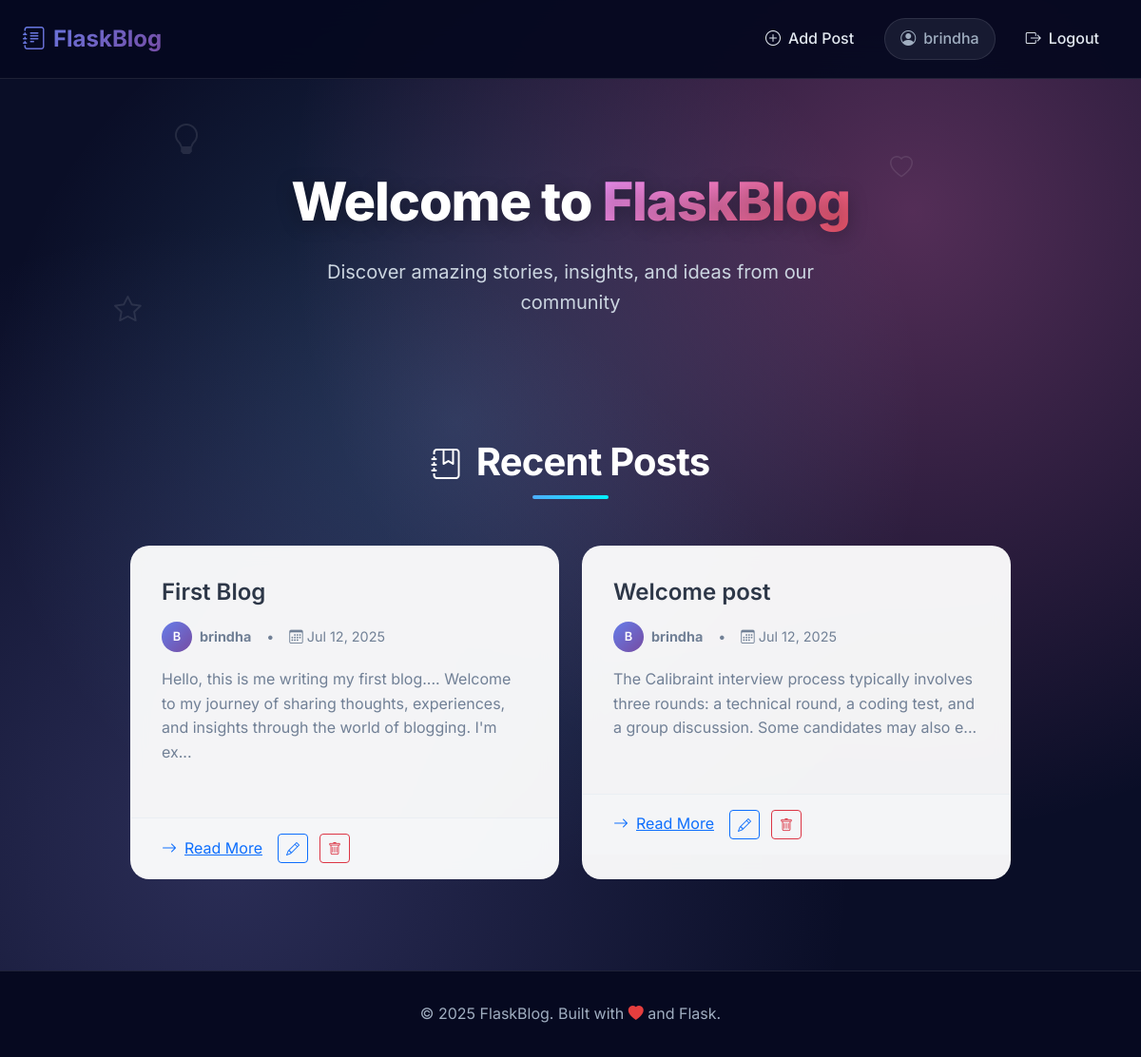
Screenshot of / (signed in) with the database file from the repository.
### app.py (models this page shows, shortened)
class User(db.Model):
    id = db.Column(db.Integer, primary_key=True)
    username = db.Column(db.String(80), unique=True, nullable=False)
    email = db.Column(db.String(120), unique=True, nullable=False)
    password_hash = db.Column(db.String(128), nullable=False)
    posts = db.relationship('Post', backref='author', lazy=True)

class Post(db.Model):
    id = db.Column(db.Integer, primary_key=True)
    title = db.Column(db.String(200), nullable=False)
    content = db.Column(db.Text, nullable=False)
    date_posted = db.Column(db.DateTime, default=datetime.utcnow)
    user_id = db.Column(db.Integer, db.ForeignKey('user.id'), nullable=False)
    def get_summary(self, length=150):
        if len(self.content) > length:
            return self.content[:length] + '...'
        return self.content

### app.py (the view)
@app.route('/')
def index():
    posts = Post.query.order_by(Post.date_posted.desc()).all()
    current_user = get_current_user()
    return render_template('index.html', posts=posts, current_user=current_user)

### app.py (called while the page is built)
def get_current_user():
    if 'user_id' in session:
        return User.query.get(session['user_id'])
    return None

@app.context_processor
def inject_current_user():
    return {'current_user': get_current_user()}

### templates/index.html (shortened to what this page needs)
{% extends "base.html" %}
{% block content %}
<section class="hero-section">
  <div class="container">
    <div class="floating-icon">
      <i class="bi bi-lightbulb" style="font-size: 2rem; color: rgba(255, 255, 255, 0.1);"></i>
    </div>
    <div class="floating-icon">
      <i class="bi bi-heart" style="font-size: 1.5rem; color: rgba(255, 255, 255, 0.1);"></i>
    </div>
    <div class="floating-icon">
      <i class="bi bi-star" style="font-size: 1.8rem; color: rgba(255, 255, 255, 0.1);"></i>
    </div>
    <h1 class="hero-title">
      Welcome to <span style="background: var(--secondary-gradient); -webkit-background-clip: text; -webkit-text-fill-color: transparent;">FlaskBlog</span>
    </h1>
    <p class="hero-subtitle">Discover amazing stories, insights, and ideas from our community</p>
  </div>
</section>
<section class="blog-section">
  <div class="container">
    <h2 class="section-title">
      <i class="bi bi-journal-bookmark me-3"></i>Recent Posts
    </h2>
    {% if posts %}
      <div class="row g-4 justify-content-center">
        {% for post in posts %}
          <div class="col-lg-5 col-md-6">
            <div class="post-card">
              <div class="post-card-body">
                <h3 class="post-title">{{ post.title }}</h3>
                <div class="post-meta">
                  <div class="author-info">
                    <div class="author-avatar">{{ post.author.username[0].upper() }}</div>
                    <span><strong>{{ post.author.username }}</strong></span>
                  </div>
                  <span>•</span>
                  <span><i class="bi bi-calendar3 me-1"></i>{{ post.date_posted.strftime('%b %d, %Y') }}</span>
                </div>
                <p class="post-content">
                  {{ post.get_summary() }}
                </p>
              </div>
              <div class="post-footer">
                <a href="{{ url_for('post', post_id=post.id) }}" class="read-more-btn">
                  <i class="bi bi-arrow-right me-2"></i>Read More
                </a>
                {% if current_user and current_user.id == post.user_id %}
                  <a href="{{ url_for('edit_post', post_id=post.id) }}" class="btn btn-sm btn-outline-primary ms-2">
                    <i class="bi bi-pencil"></i>
                  </a>
                  <form method="POST" action="{{ url_for('delete_post', post_id=post.id) }}" style="display: inline;" onsubmit="return confirm('Are you sure you want to delete this post?');">
                    <button type="submit" class="btn btn-sm btn-outline-danger ms-1">
                      <i class="bi bi-trash"></i>
                    </button>
                  </form>
                {% endif %}
              </div>
            </div>
          </div>
        {% endfor %}
      </div>
    {% endif %}
  </div>
</section>
{% endblock %}

### templates/base.html (shortened to what this page needs)
<!doctype html>
<html lang="en">
<head>
  <link href="https://cdn.jsdelivr.net/npm/bootstrap@5.3.0/dist/css/bootstrap.min.css" rel="stylesheet">
  <link href="https://cdn.jsdelivr.net/npm/bootstrap-icons@1.7.2/font/bootstrap-icons.css" rel="stylesheet">
  <link rel="stylesheet" href="{{ url_for('static', filename='css/style.css') }}">
</head>
<body>
  <nav class="navbar navbar-expand-lg navbar-dark">
    <div class="container-fluid px-4">
      <a class="navbar-brand" href="{{ url_for('index') }}">
        <i class="bi bi-journal-text me-2"></i>FlaskBlog
      </a>
      <div class="collapse navbar-collapse" id="navbarNav">
        <ul class="navbar-nav ms-auto">
          {% if current_user %}
            <li class="nav-item">
              <a class="nav-link" href="{{ url_for('create_post') }}">
                <i class="bi bi-plus-circle me-2"></i>Add Post
              </a>
            </li>
            <li class="nav-item">
              <span class="navbar-text">
                <i class="bi bi-person-circle"></i>{{ current_user.username }}
              </span>
            </li>
            <li class="nav-item">
              <a class="nav-link" href="{{ url_for('logout') }}">
                <i class="bi bi-box-arrow-right me-2"></i>Logout
              </a>
            </li>
          {% endif %}
        </ul>
      </div>
    </div>
  </nav>
  <main>
    {% block content %}{% endblock %}
  </main>
  <footer>
    <div class="container">
      <p class="mb-0">© 2025 FlaskBlog. Built with <i class="bi bi-heart-fill" style="color: #e53e3e;"></i> and Flask.</p>
    </div>
  </footer>
</body>
</html>

### rows the page displays
User: username "brindha"
Post: title "First Blog", author "B", author.username "brindha", date_posted "Jul 12, 2025", get_summary "Hello, this is me writing my first blog.... Welcome to my journey of sharing thoughts, experiences, and insights through the world of blogging. I'm ex..."
Post: title "Welcome post", author "B", author.username "brindha", date_posted "Jul 12, 2025", get_summary "The Calibraint interview process typically involves three rounds: a technical round, a coding test, and a group discussion. Some candidates may also e..."
